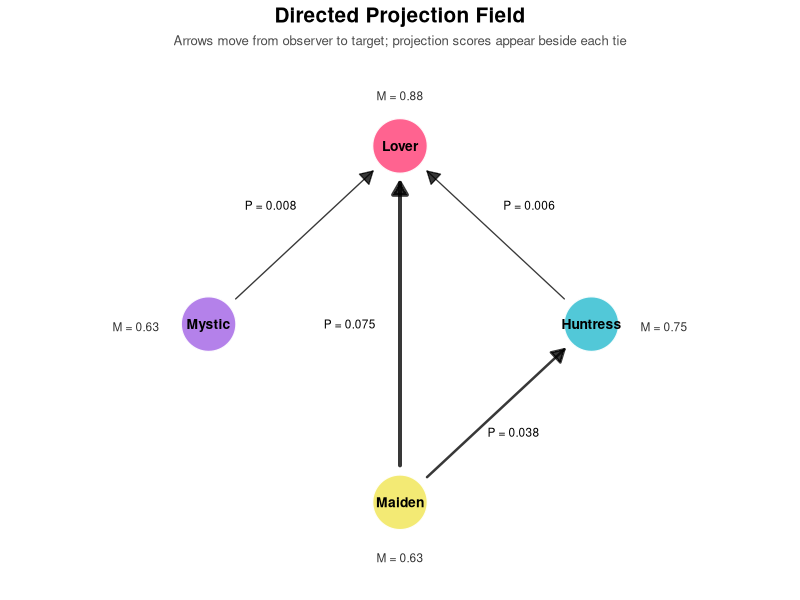

Here is the R script that generated this plot:
## ---- chunk 1
knitr::opts_chunk$set(
  echo = FALSE,
  warning = FALSE,
  message = FALSE,
  fig.align = "center",
  fig.width = 7,
  fig.height = 5
)

library(tidyverse)
library(knitr)
library(grid)

round_half_up <- function(x, digits = 0) {
  multiplier <- 10^digits
  floor(x * multiplier + 0.5) / multiplier
}

set.seed(2026)
## ---- chunk 2
archetypes <- tibble::tribble(
  ~archetype,  ~S,   ~D,   ~B,   ~V,
  "Lover",     0.85, 0.90, 0.90, 0.85,
  "Huntress",  0.80, 0.75, 0.75, 0.75,
  "Maiden",    0.50, 0.40, 0.65, 0.60,
  "Mystic",    0.80, 0.85, 0.70, 0.55
) %>%
  mutate(
    M = 0.50 * B + 0.50 * V
  )

archetype_colors <- c(
  "Lover" = "#FF5B8A",
  "Huntress" = "#49C5D6",
  "Maiden" = "#F2E86D",
  "Mystic" = "#B07AE8"
)

knitr::kable(
  archetypes %>%
    mutate(
      across(c(S, D, B, V, M), ~ round_half_up(.x, 2))
    ),
  digits = 2,
  caption = "Illustrative archetypal parameters for the Pretty Friend Penalty model."
)
## ---- chunk 3
alpha <- 2.5
F0 <- 1

edges <- tidyr::expand_grid(
  from = archetypes$archetype,
  to = archetypes$archetype
) %>%
  filter(from != to) %>%
  left_join(
    archetypes %>% select(to = archetype, M_to = M),
    by = "to"
  ) %>%
  left_join(
    archetypes %>% select(
      from = archetype,
      M_from = M,
      D_from = D,
      S_from = S
    ),
    by = "from"
  ) %>%
  mutate(
    attention_gap = pmax(M_to - M_from, 0),
    desirability_insecurity = 1 - D_from,
    self_concept_instability = 1 - S_from,
    projection = attention_gap * desirability_insecurity * self_concept_instability,
    friendship_next = pmax(0, F0 - alpha * projection)
  ) %>%
  arrange(desc(projection))

cat("\\begingroup\n")
cat("\\small\n")
cat("\\setlength{\\tabcolsep}{5pt}\n")
cat("\\renewcommand{\\arraystretch}{1.08}\n")

knitr::kable(
  edges %>%
    mutate(
      attention_gap = round_half_up(attention_gap, 3),
      desirability_insecurity = round_half_up(desirability_insecurity, 2),
      self_concept_instability = round_half_up(self_concept_instability, 2),
      projection = round_half_up(projection, 3),
      friendship_next = round_half_up(friendship_next, 3)
    ) %>%
    select(
      observer = from,
      target = to,
      attention_gap,
      desirability_insecurity,
      self_concept_instability,
      projection,
      friendship_next
    ),
  col.names = c(
    "Observer",
    "Target",
    "$\\Delta M$",
    "$1-D$",
    "$1-S$",
    "$P$",
    "$F(t+1)$"
  ),
  digits = 3,
  escape = FALSE,
  caption = "Directed projection and resulting friendship stability between archetypes."
)

cat("\\endgroup\n")
## ---- chunk 4
edge_threshold <- 0.005

node_pos <- archetypes %>%
  select(name = archetype, M) %>%
  mutate(
    x = case_when(
      name == "Lover" ~ 0,
      name == "Huntress" ~ 1.45,
      name == "Maiden" ~ 0,
      name == "Mystic" ~ -1.45
    ),
    y = case_when(
      name == "Lover" ~ 1.35,
      name == "Huntress" ~ 0,
      name == "Maiden" ~ -1.35,
      name == "Mystic" ~ 0
    ),
    m_x = case_when(
      name == "Lover" ~ x,
      name == "Huntress" ~ x + 0.55,
      name == "Maiden" ~ x,
      name == "Mystic" ~ x - 0.55
    ),
    m_y = case_when(
      name == "Lover" ~ y + 0.38,
      name == "Huntress" ~ y - 0.02,
      name == "Maiden" ~ y - 0.42,
      name == "Mystic" ~ y - 0.02
    )
  )

plot_edges <- edges %>%
  filter(projection >= edge_threshold) %>%
  left_join(
    node_pos %>% select(from = name, x_from = x, y_from = y),
    by = "from"
  ) %>%
  left_join(
    node_pos %>% select(to = name, x_to = x, y_to = y),
    by = "to"
  ) %>%
  mutate(
    dx = x_to - x_from,
    dy = y_to - y_from,
    dist = sqrt(dx^2 + dy^2),
    ux = dx / dist,
    uy = dy / dist,
    node_radius = 0.28,
    x_start = x_from + ux * node_radius,
    y_start = y_from + uy * node_radius,
    x_end = x_to - ux * node_radius,
    y_end = y_to - uy * node_radius,
    edge_label = paste0("P = ", sprintf("%.3f", round_half_up(projection, 3))),
    label_x = case_when(
      from == "Maiden" & to == "Lover" ~ -0.38,
      from == "Maiden" & to == "Huntress" ~ 0.86,
      from == "Mystic" & to == "Lover" ~ -0.98,
      from == "Huntress" & to == "Lover" ~ 0.98,
      from == "Mystic" & to == "Huntress" ~ 0,
      TRUE ~ (x_start + x_end) / 2
    ),
    label_y = case_when(
      from == "Maiden" & to == "Lover" ~ 0.00,
      from == "Maiden" & to == "Huntress" ~ -0.82,
      from == "Mystic" & to == "Lover" ~ 0.90,
      from == "Huntress" & to == "Lover" ~ 0.90,
      from == "Mystic" & to == "Huntress" ~ 0.22,
      TRUE ~ (y_start + y_end) / 2
    )
  )

ggplot() +
  geom_segment(
    data = plot_edges,
    aes(
      x = x_start,
      y = y_start,
      xend = x_end,
      yend = y_end,
      linewidth = projection
    ),
    arrow = arrow(length = unit(3.5, "mm"), type = "closed"),
    color = "black",
    alpha = 0.78,
    lineend = "round"
  ) +
  geom_point(
    data = node_pos,
    aes(x = x, y = y, fill = name),
    shape = 21,
    size = 18,
    color = "white",
    stroke = 1.2,
    alpha = 0.95
  ) +
  geom_text(
    data = node_pos,
    aes(x = x, y = y, label = name),
    color = "black",
    fontface = "bold",
    size = 3.5
  ) +
  geom_text(
    data = node_pos,
    aes(
      x = m_x,
      y = m_y,
      label = paste0("M = ", sprintf("%.2f", round_half_up(M, 2)))
    ),
    color = "gray20",
    size = 3.0
  ) +
  geom_text(
    data = plot_edges,
    aes(x = label_x, y = label_y, label = edge_label),
    color = "black",
    size = 3.0
  ) +
  scale_fill_manual(values = archetype_colors) +
  scale_linewidth_continuous(range = c(0.45, 1.35)) +
  coord_equal(xlim = c(-2.25, 2.25), ylim = c(-1.9, 1.9)) +
  labs(
    title = "Directed Projection Field",
    subtitle = "Arrows move from observer to target; projection scores appear beside each tie"
  ) +
  theme_void() +
  theme(
    legend.position = "none",
    plot.title = element_text(hjust = 0.5, face = "bold", size = 15),
    plot.subtitle = element_text(hjust = 0.5, size = 9.5, color = "gray30")
  )
